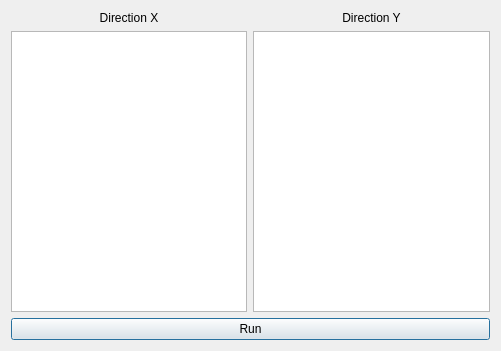
<?xml version="1.0" encoding="UTF-8"?>
<ui version="4.0">
 <class>Dialog</class>
 <widget class="QDialog" name="Dialog">
  <property name="geometry">
   <rect>
    <x>0</x>
    <y>0</y>
    <width>501</width>
    <height>351</height>
   </rect>
  </property>
  <property name="windowTitle">
   <string>Select Load Cases</string>
  </property>
  <layout class="QVBoxLayout" name="verticalLayout">
   <item>
    <layout class="QGridLayout" name="gridLayout">
     <item row="1" column="1">
      <widget class="QListWidget" name="y_loadcase_list">
       <property name="selectionMode">
        <enum>QAbstractItemView::NoSelection</enum>
       </property>
       <property name="sortingEnabled">
        <bool>true</bool>
       </property>
      </widget>
     </item>
     <item row="1" column="0">
      <widget class="QListWidget" name="x_loadcase_list">
       <property name="selectionMode">
        <enum>QAbstractItemView::NoSelection</enum>
       </property>
       <property name="sortingEnabled">
        <bool>true</bool>
       </property>
      </widget>
     </item>
     <item row="0" column="0">
      <widget class="QLabel" name="label">
       <property name="layoutDirection">
        <enum>Qt::LeftToRight</enum>
       </property>
       <property name="text">
        <string>Direction X</string>
       </property>
       <property name="alignment">
        <set>Qt::AlignCenter</set>
       </property>
      </widget>
     </item>
     <item row="0" column="1">
      <widget class="QLabel" name="label_6">
       <property name="enabled">
        <bool>true</bool>
       </property>
       <property name="text">
        <string>Direction Y</string>
       </property>
       <property name="alignment">
        <set>Qt::AlignCenter</set>
       </property>
      </widget>
     </item>
    </layout>
   </item>
   <item>
    <widget class="QPushButton" name="run">
     <property name="text">
      <string>Run</string>
     </property>
     <property name="icon">
      <iconset resource="../civiltools.qrc">
       <normaloff>:/civiltools/images/run.svg</normaloff>:/civiltools/images/run.svg</iconset>
     </property>
     <property name="iconSize">
      <size>
       <width>60</width>
       <height>60</height>
      </size>
     </property>
    </widget>
   </item>
  </layout>
 </widget>
 <resources>
  <include location="../civiltools.qrc"/>
 </resources>
 <connections/>
</ui>
